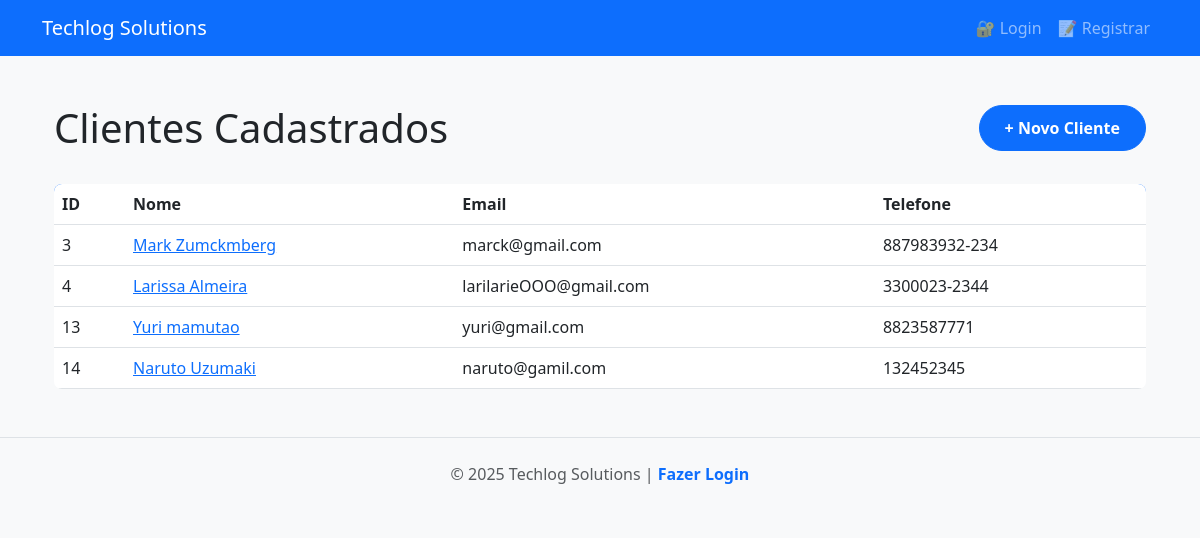
Page /clientes/ on the earlier database version.
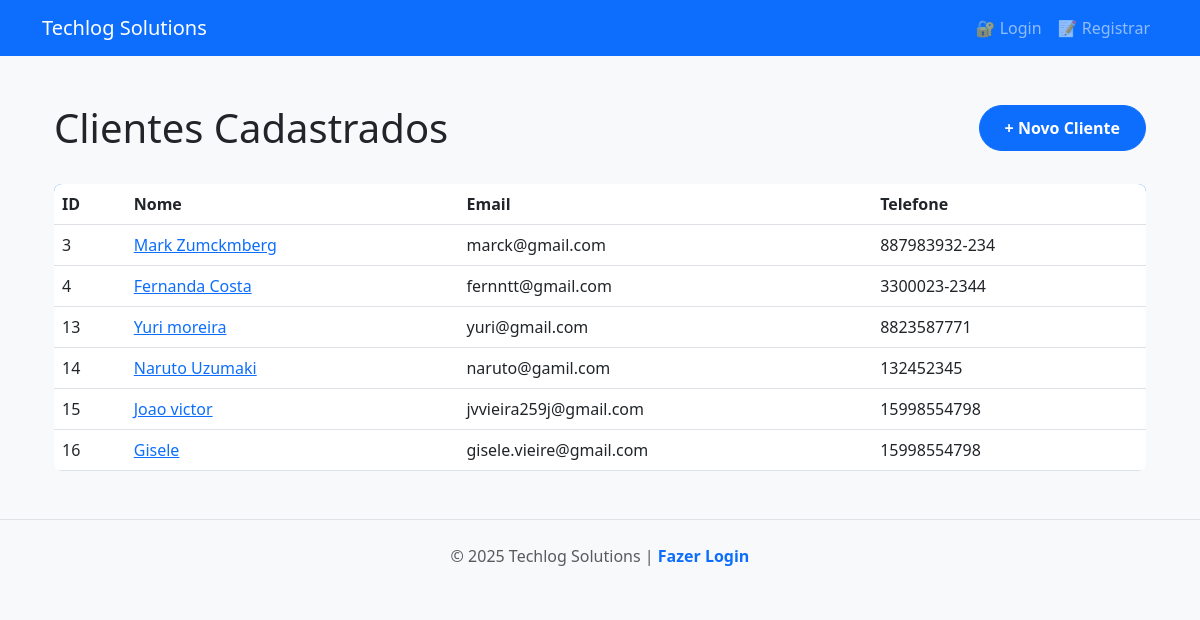
Same page on the later database version.
### tables this page shows
CREATE TABLE clientes (
                        id INTEGER PRIMARY KEY AUTOINCREMENT,
                        nome TEXT NOT NULL,
                        email TEXT NOT NULL,
                        telefone TEXT NOT NULL
                    );

### app/rotas/rcliente.py (the view)
@router_front.get('/', response_class=HTMLResponse)
async def pagina_list_clientes(request:Request,repo:RepoCliente):
    lista_clientes = await repo.listar_cliente()
    return templates.TemplateResponse (
        request=request,
        name="clientes.html",
        context={"request": request,"Titulo":"Lista de clientes", "clientes":lista_clientes
        }
    )

### templates/clientes.html (shortened to what this page needs)
{% extends "base.html" %}
{% block conteudo %}
<div class="container">
    <div class="header-section" style="display: flex; justify-content: space-between; align-items: center; margin-bottom: 2rem;">
        <h1 style="margin: 0;">Clientes Cadastrados</h1>
        <a href="/clientes/novo" class="btn btn-primary">
            + Novo Cliente
        </a>
    </div>
    <div class="clientes-lista">
        <table class="table">
            <thead>
                <tr>
                    <th>ID</th>
                    <th>Nome</th>
                    <th>Email</th>
                    <th>Telefone</th>
                </tr>
            </thead>
            <tbody>
                {% for cliente in clientes %}
                <tr>
                    <td>{{ cliente.id_ }}</td>
                    <td><a href="/clientes/{{ cliente.id_ }}">{{ cliente.nome }}</a></td>
                    <td>{{ cliente.email }}</td>
                    <td>{{ cliente.telefone }}</td>
                </tr>
                {% endfor %}
            </tbody>
        </table>
    </div>
</div>
{% endblock %}

### templates/base.html (shortened to what this page needs)
<!DOCTYPE html>
<html lang="pt-BR">
<head>
    <link href="https://cdn.jsdelivr.net/npm/bootstrap@5.3.0/dist/css/bootstrap.min.css" rel="stylesheet">
    <link rel="stylesheet" href="{{ url_for('static', path='/css/style.css') }}">
</head>
<body>
    <nav class="navbar navbar-expand-lg navbar-dark bg-primary">
        <div class="container">
            <a class="navbar-brand" href="/">
                Techlog Solutions
            </a>
            <div class="collapse navbar-collapse" id="navbarNav">
                <ul class="navbar-nav ms-auto">
                    {% if request.cookies.get("session_token") %}
                        <li class="nav-item">
                            <a class="nav-link" href="/">🏠 Início</a>
                        </li>
                        <li class="nav-item">
                            <a class="nav-link" href="/clientes">👥 Clientes</a>
                        </li>
                        <li class="nav-item">
                            <a class="nav-link" href="/docs" target="_blank">📚 API Docs</a>
                        </li>
                        <li class="nav-item">
                            <div class="user-info">
                                <a href="/logout" class="nav-link" onclick="return confirm('Deseja realmente sair?')">➜] Sair</a>
                            </div>
                        </li>
                    {% else %}
                        <li class="nav-item">
                            <a class="nav-link" href="/login">🔐 Login</a>
                        </li>
                        <li class="nav-item">
                            <a class="nav-link" href="/registro">📝 Registrar</a>
                        </li>
                    {% endif %}
                </ul>
            </div>
        </div>
    </nav>
    <main class="container my-5">
        {% block conteudo %}
        {% endblock %}
    </main>
    <footer class="bg-light py-4 mt-5">
        <div class="container text-center">
            <p class="text-muted mb-0">
                © 2025 Techlog Solutions |
                {% if request.cookies.get("session_token") %}
                    <a href="/docs">Documentação da API</a>
                {% else %}
                    <a href="/login">Fazer Login</a>
                {% endif %}
            </p>
        </div>
    </footer>
</body>
</html>

### static/css/style.css (style rules this page uses)
:root { --primary-color: #0d6efd; --secondary-color: #6c757d; --success-color: #198754; --danger-color: #dc3545; --warning-color: #ffc107; --info-color: #0dcaf0; --light-bg: #f8f9fa; --dark-text: #212529; --border-radius: 8px; --transition: all 0.3s ease; }
body { font-family: 'Segoe UI', Tahoma, Geneva, Verdana, sans-serif; background-color: var(--light-bg); color: var(--dark-text); }
.btn { border-radius: 50px; padding: 10px 25px; font-weight: 600; transition: var(--transition); }
.table { background: white; border-radius: var(--border-radius); overflow: hidden; }
.table thead { background: var(--primary-color); color: white; }
footer { margin-top: auto; border-top: 1px solid #dee2e6; }
footer a { color: var(--primary-color); text-decoration: none; font-weight: 600; }

Differences in the rows shown:
changed clientes id 4: nome "Larissa Almeira" → "Fernanda Costa"; email "larilarieOOO@gmail.com" → "fernntt@gmail.com"
changed clientes "yuri@gmail.com": nome "Yuri mamutao" → "Yuri moreira"
added clientes: id_ "15", nome "Joao victor", email "jvvieira259j@gmail.com", telefone "15998554798"
added clientes: id_ "16", nome "Gisele", email "gisele.vieire@gmail.com", telefone "15998554798"
